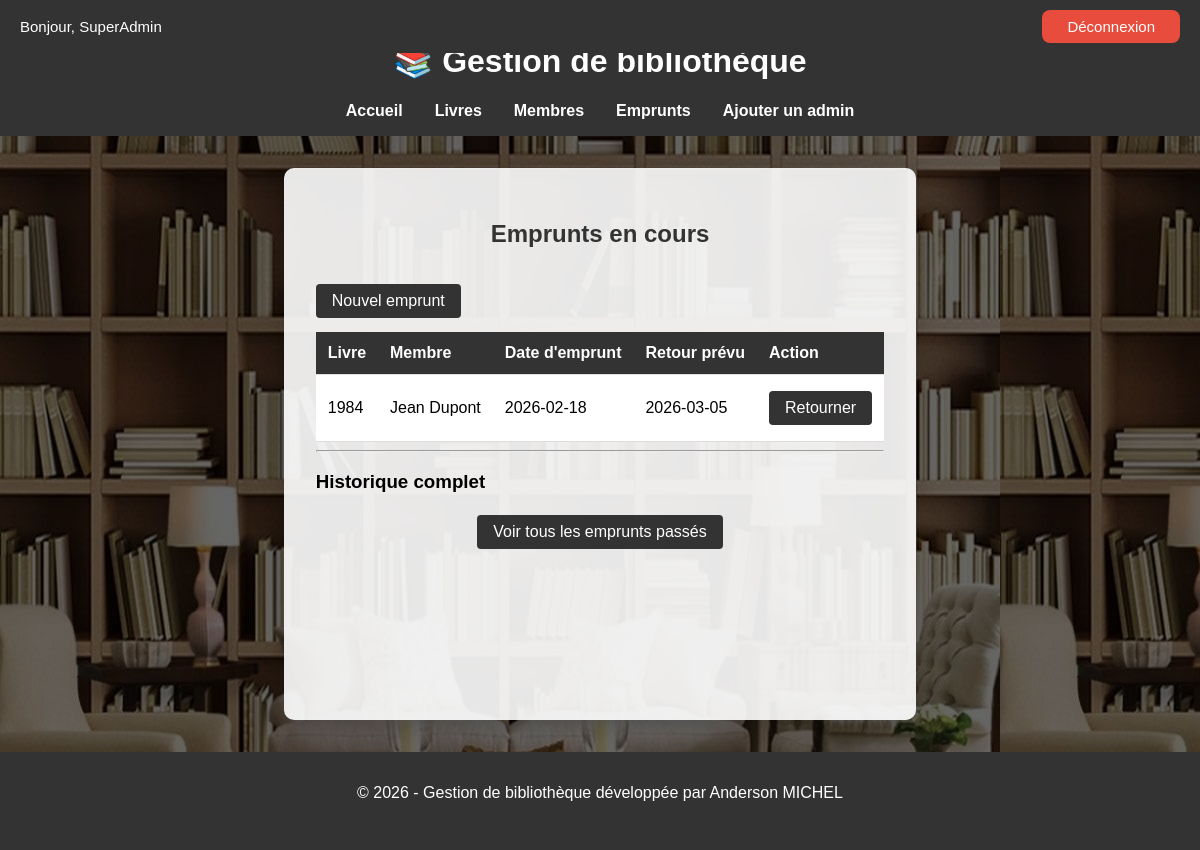
/emprunts/index.php (signed in), run on the app's committed database.
### tables this page shows
CREATE TABLE IF NOT EXISTS `emprunts` (
  `id` int NOT NULL AUTO_INCREMENT,
  `livre_id` int NOT NULL,
  `membre_id` int NOT NULL,
  `date_emprunt` date NOT NULL,
  `date_retour_prevue` date NOT NULL,
  `date_retour_effective` date DEFAULT NULL,
  PRIMARY KEY (`id`),
  KEY `livre_id` (`livre_id`),
  KEY `membre_id` (`membre_id`)
);

CREATE TABLE IF NOT EXISTS `livres` (
  `id` int NOT NULL AUTO_INCREMENT,
  `titre` varchar(255) NOT NULL,
  `auteur` varchar(255) NOT NULL,
  `annee` int DEFAULT NULL,
  `isbn` varchar(20) NOT NULL UNIQUE,
  `disponible` tinyint(1) DEFAULT '1',
  PRIMARY KEY (`id`)
);

CREATE TABLE IF NOT EXISTS `membres` (
  `id` int NOT NULL AUTO_INCREMENT,
  `nom` varchar(100) NOT NULL,
  `prenom` varchar(100) NOT NULL,
  `email` varchar(255) NOT NULL,
  `date_inscription` date DEFAULT (curdate()),
  PRIMARY KEY (`id`),
  UNIQUE KEY `email` (`email`)
);

### emprunts/index.php (the view, shortened to what this page needs)
<?php
require_once __DIR__ . '/../config/database.php';
require_once __DIR__ . '/../includes/header.php';
$stmt = $pdo->query("
SELECT e.*, l.titre AS livre_titre, m.nom AS membre_nom, m.prenom AS membre_prenom
FROM emprunts e
JOIN livres l ON e.livre_id = l.id
JOIN membres m ON e.membre_id = m.id
WHERE e.date_retour_effective IS NULL
ORDER BY e.date_emprunt DESC
");
$emprunts_en_cours = $stmt->fetchAll(PDO::FETCH_ASSOC);
?>
<h2>Emprunts en cours</h2>
<a href="ajouter.php" class="btn">Nouvel emprunt</a>
<?php if (empty($emprunts_en_cours)): ?>
<p>Aucun emprunt en cours.</p>
<?php else: ?>
<div class="table-scroll">
    <table>
        <thead>
            <tr>
                <th>Livre</th>
                <th>Membre</th>
                <th>Date d'emprunt</th>
                <th>Retour prévu</th>
                <th>Action</th>
            </tr>
        </thead>
        <tbody>
            <?php foreach ($emprunts_en_cours as $emp): ?>
            <tr>
                <td><?= htmlspecialchars($emp['livre_titre']) ?></td>
                <td><?= htmlspecialchars($emp['membre_prenom'] . ' ' . $emp['membre_nom']) ?></td>
                <td><?= htmlspecialchars($emp['date_emprunt']) ?></td>
                <td><?= htmlspecialchars($emp['date_retour_prevue']) ?></td>
                <td>
                    <a href="retour.php?id=<?= $emp['id'] ?>" class="btn">Retourner</a>
                </td>
            </tr>
            <?php endforeach; ?>
        </tbody>
    </table>
</div>
<?php endif; ?>
<hr>
<h3>Historique complet</h3>
<p><a href="historique.php" class="btn">Voir tous les emprunts passés</a></p>
<?php require_once __DIR__ . '/../includes/footer.php'; ?>

### assets/css/style.css (style rules this page uses)
body { font-family: Arial, sans-serif; margin: 0; padding: 0; padding-top: 50px; overflow-x: hidden; background-color: #f4f4f4; display: flex; flex-direction: column; min-height: 100vh; background: linear-gradient(rgba(0, 0, 0, 0.6), rgba(0, 0, 0, 0.6)), url("../images/background1.jpeg"); }
.table-scroll { max-height: 300px; height: calc(100% - 80px); overflow-y: auto; margin-top: 10px; }
table { width: 100%; border-collapse: collapse; background-color: #fff; box-shadow: 0 0 10px rgba(0, 0, 0, 0.1); }
table th, table td { position: sticky; top: 0px; z-index: 5; padding: 0.75rem; text-align: left; border-bottom: 1px solid #ddd; }
table th { background-color: #333; color: #fff; }
.btn { display: inline-block; padding: 0.5rem 1rem; background-color: #333; color: #fff; text-decoration: none; border-radius: 4px; margin: 0.25rem 0; }
h2 { text-align: center; color: #333; margin-bottom: 2rem; }
p { text-align: center; margin-bottom: 2rem; }

### data on the page
emprunts: livre.titre "1984", membre.nom "Jean Dupont", date_emprunt "2026-02-18", date_retour_prevue "2026-03-05"

### other printed values
$_SESSION['username'] "SuperAdmin"
